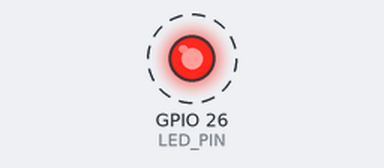
This sketch was run on a simulated ESP32. Shown: output pins drawn as LEDs (lit = HIGH). Dashed ring = blinking. What the sketch prints to the serial monitor is not drawn.

Above: at 0.2 s.
Timing chart, 0 to 3.0 s (numbered marks = the images above):
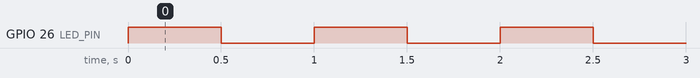

Measured:
- by itself, GPIO 26 (LED_PIN): alternates HIGH for 0.50 s and LOW for 0.50 s

The sketch:

sketch.ino
```cpp
// Lab 1 - Hello, GPIO!  (ESP32 DevKitC V4 in Wokwi)
// An LED on GPIO 26 (through a 220 ohm resistor) blinks once a second.

const int LED_PIN = 26;        // the GPIO pin our LED is wired to

void setup() {
  Serial.begin(115200);        // open the serial monitor (115200 baud)
  pinMode(LED_PIN, OUTPUT);    // configure GPIO 26 as an OUTPUT
  Serial.println("Lab 1: Hello, GPIO!");
}

void loop() {
  digitalWrite(LED_PIN, HIGH); // 3.3 V on the pin -> LED ON
  Serial.println("LED ON");
  delay(500);                  // wait 500 ms (the CPU does nothing else!)

  digitalWrite(LED_PIN, LOW);  // 0 V on the pin -> LED OFF
  Serial.println("LED OFF");
  delay(500);
}
```
